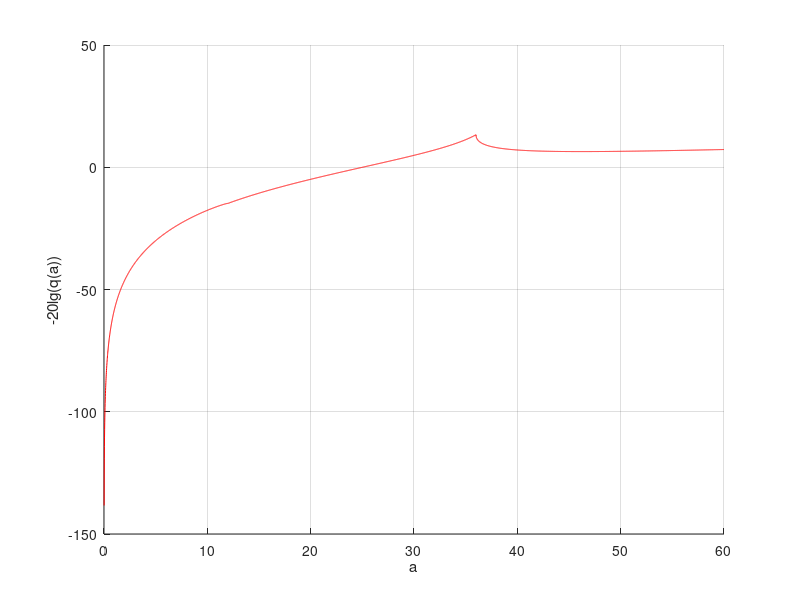
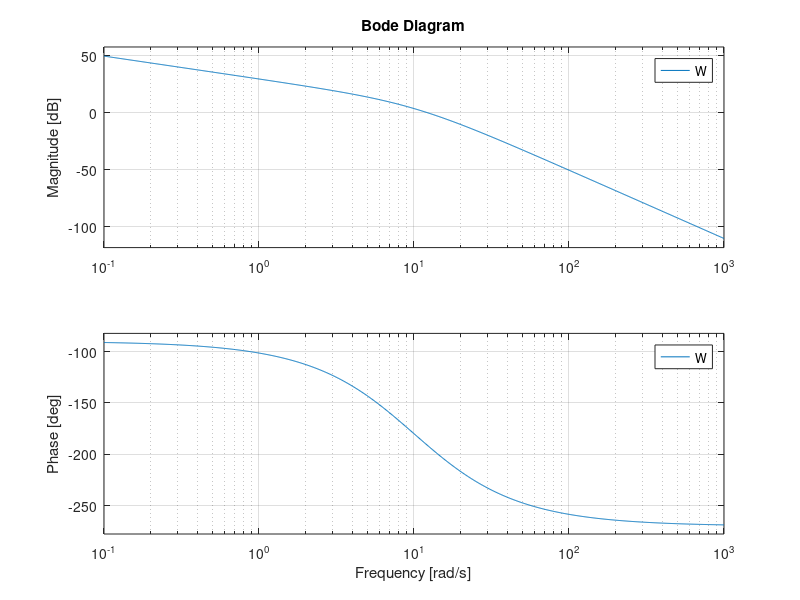

These figures' MATLAB source, in order:
% a = -60:0.01:60;
% q = ((2./pi).*asin(12./a)) + (72./(a.*pi)).*sqrt(1 - (1296./(a.^2)));
% figure;
% hold on;
% plot(a,q,"Color","red");
% xlabel('a');
% ylabel('q(a)');
% hold off;
% grid on
a = 0:0.01:60;
q = -1.*20.*log10(((2./pi).*asin(12./a)) + (72./(a.*pi)).*sqrt(1 - (1296./(a.^2))));
figure;
hold on;
plot(a,q,"Color","red");
xlabel('a');
ylabel('-20lg(q(a))');
hold off;
grid on
W=tf([30], [0.01 0.2 1 0])
figure
bode(W)
